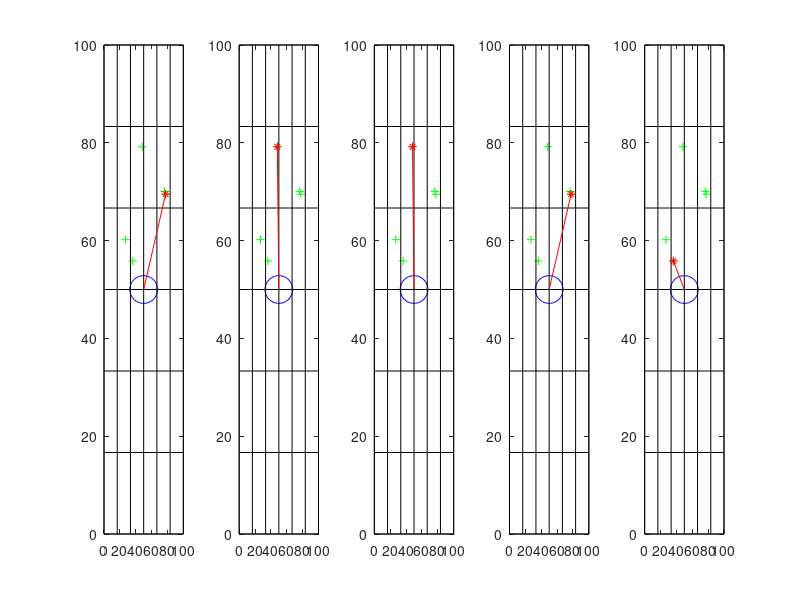

Write MATLAB code to recreate this figure.
clc();
clear all;
a = input('Enter the number of nodes= ');
q= input('enter the no. of iterations:');
f=1;
x=100;
y=100;
sinkx= 50;
sinky=50;
xd = x*rand(1,a)
yd = y*rand(1,a)
md=sort(yd)
     
c = round(a/5)
for k=1:c
    d=xd(f:f+4)
    e=md(f:f+4)
    f=f+5;
    scatter(d,e)
    hold on
end
    
for j=1:q
     f=1;
     NrGrid = 6;   
     p= linspace(0, 100, NrGrid+1);
    [X,Y] = meshgrid(p);
    subplot(1,q,j)
       
    plot(xd,md,'g+') 
    hold on
    plot(sinkx,sinky,'bo','MarkerSize',20)
    hold on
    plot(X,Y,'k');
    hold on
    plot(Y,X,'k')
   
    hold on
    for i = 1:c
        
    
    p=randi([f,f+4],1,1)
    CHxi = xd(1,p)
    CHyi = md(1,p)
    plot(CHxi,CHyi,'r*')
    hold on
    plot([CHxi 50],[CHyi 50],'r')
    f=f+5;
    
    
    hold on
    end
    hold off
    end
   
        
        